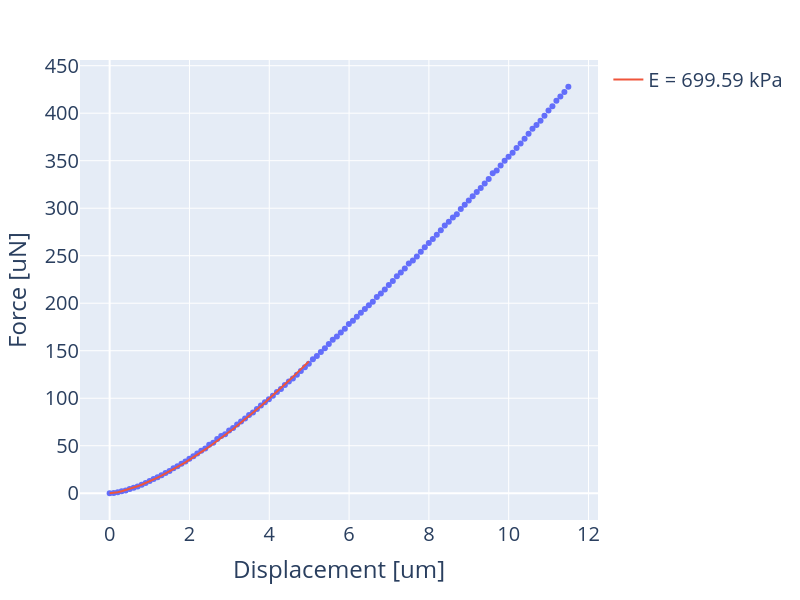
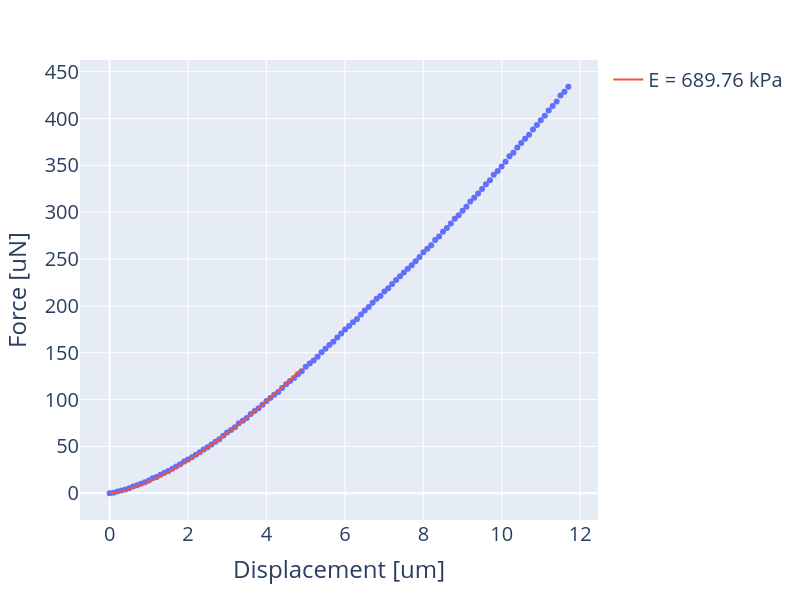
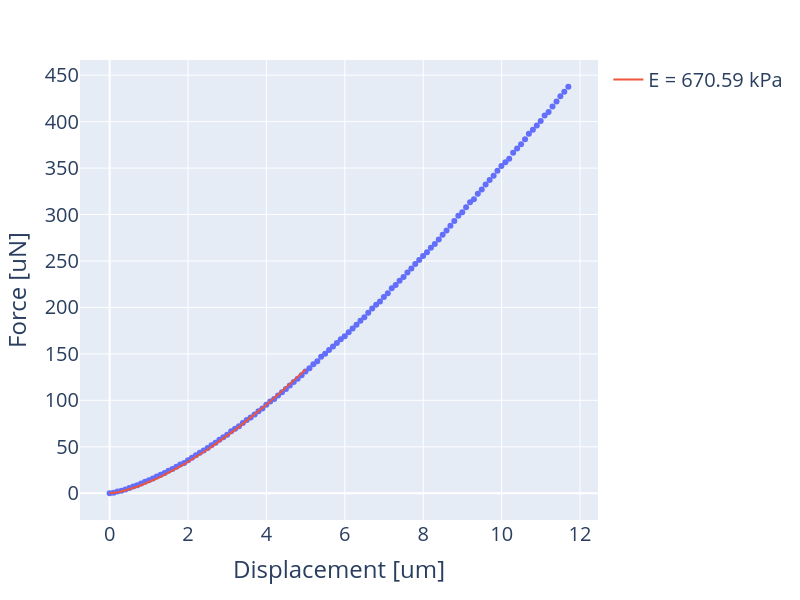
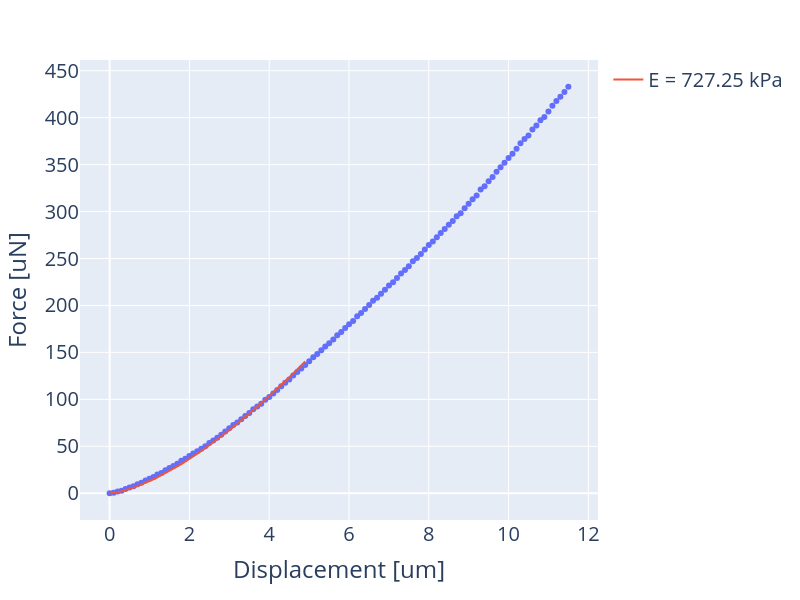

Notebook code cell kept with these figures, in order:
### Code cell
function_arguments = dict(radius=100, nu=0.5, cutoff=5, keyname="youngs_modulus", show_plot=True)
ft.calculate_curve_parameter(function=parameter_youngs_modulus, **function_arguments)
plot_curve_parameters_bar(ft, 
                          parameter_names=['youngs_modulus'],
                          labels=['collagen hydrogel'],
                          figsize=(5,5))
